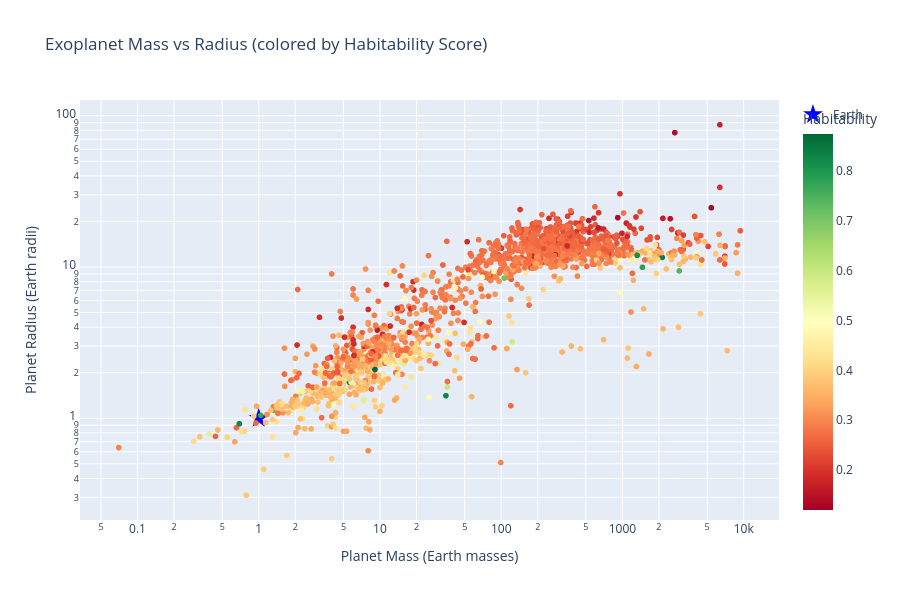

Write notebook code for a chart like this one.
### Code cell
# 4.3 Mass vs Radius (planet type diagram)
subset = df.dropna(subset=['pl_bmasse', 'pl_rade', 'habitability_score'])

fig = px.scatter(
    subset,
    x='pl_bmasse', y='pl_rade',
    color='habitability_score',
    color_continuous_scale='RdYlGn',
    hover_name='pl_name',
    hover_data=['pl_eqt', 'in_hz', 'esi', 'is_rocky'],
    log_x=True, log_y=True,
    labels={'pl_bmasse': 'Planet Mass (Earth masses)', 'pl_rade': 'Planet Radius (Earth radii)',
            'habitability_score': 'Habitability'},
    title='Exoplanet Mass vs Radius (colored by Habitability Score)',
    width=900, height=600,
)
fig.add_scatter(x=[1], y=[1], mode='markers', marker=dict(size=15, color='blue', symbol='star'),
                name='Earth', showlegend=True)
fig.show()

### Figure 1 — Plotly figure (JSON) as saved in the notebook; plotly's stock layout.template omitted (floating-point values rounded to 4 significant figures; data arrays with more than 128 entries replaced by an {"elided": "..."} marker saying what was removed)
{"data": [{"customdata": {"elided": "1485x4 float values"}, "hovertemplate": "<b>%{hovertext}</b><br><br>Planet Mass (Earth masses)=%{x}<br>Planet Radius (Earth radii)=%{y}<br>pl_eqt=%{customdata[0]}<br>in_hz=%{customdata[1]}<br>esi=%{customdata[2]}<br>is_rocky=%{customdata[3]}<br>Habitability=%{marker.color}<extra></extra>", "hovertext": {"elided": "1485 str values"}, "legendgroup": "", "marker": {"color": {"elided": "1485 float values"}, "coloraxis": "coloraxis", "symbol": "circle"}, "mode": "markers", "name": "", "showlegend": false, "type": "scattergl", "x": {"elided": "1485 float values"}, "xaxis": "x", "y": {"elided": "1485 float values"}, "yaxis": "y"}, {"marker": {"color": "blue", "size": 15, "symbol": "star"}, "mode": "markers", "name": "Earth", "showlegend": true, "type": "scatter", "x": [1], "y": [1]}], "layout": {"coloraxis": {"colorbar": {"title": {"text": "Habitability"}}, "colorscale": [[0.0, "rgb(165,0,38)"], [0.1, "rgb(215,48,39)"], [0.2, "rgb(244,109,67)"], [0.3, "rgb(253,174,97)"], [0.4, "rgb(254,224,139)"], [0.5, "rgb(255,255,191)"], [0.6, "rgb(217,239,139)"], [0.7, "rgb(166,217,106)"], [0.8, "rgb(102,189,99)"], [0.9, "rgb(26,152,80)"], [1.0, "rgb(0,104,55)"]]}, "height": 600, "legend": {"tracegroupgap": 0}, "title": {"text": "Exoplanet Mass vs Radius (colored by Habitability Score)"}, "width": 900, "xaxis": {"anchor": "y", "domain": [0.0, 1.0], "title": {"text": "Planet Mass (Earth masses)"}, "type": "log"}, "yaxis": {"anchor": "x", "domain": [0.0, 1.0], "title": {"text": "Planet Radius (Earth radii)"}, "type": "log"}}}
